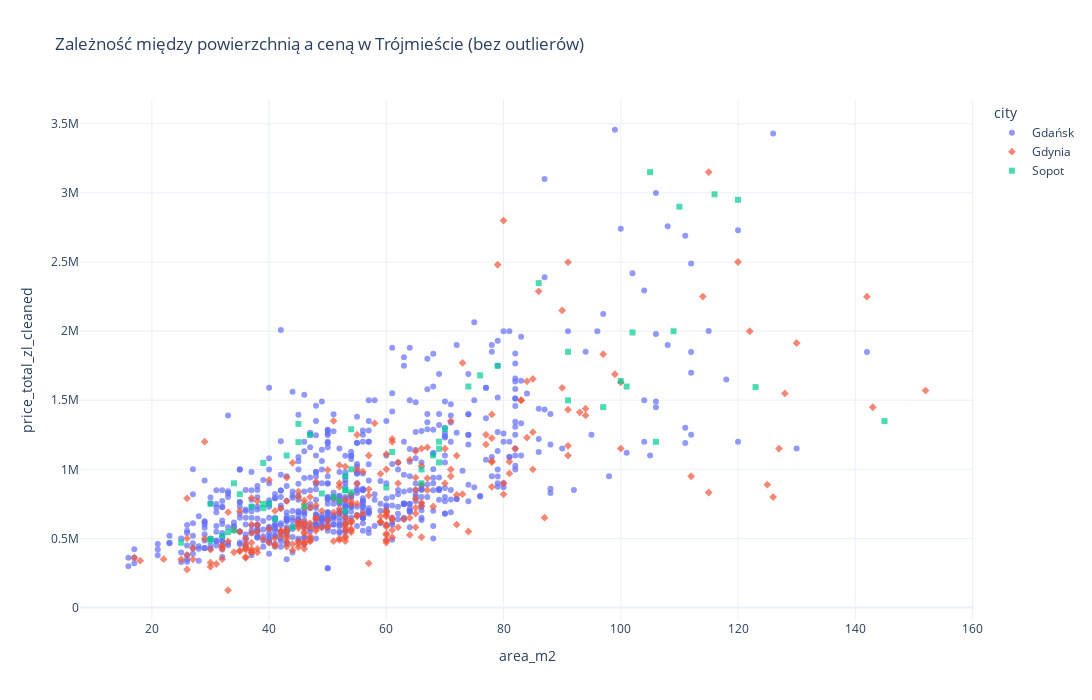

Notebook code cell kept with this figure:
### Code cell
fig = px.scatter(
    df_filtered,
    x='area_m2',
    y='price_total_zl_cleaned',
    color='city',
    symbol='city',
    title='Zależność między powierzchnią a ceną w Trójmieście (bez outlierów)',
    hover_data=['locality'],
    width=1400,
    height=700,
    opacity=0.7,
    template='plotly_white'
)
fig.show()
pio.write_image(fig, "powierzchnia_a_cena.pdf")

### Figure 1 — Plotly figure (JSON) as saved in the notebook; plotly's stock layout.template omitted (floating-point values rounded to 4 significant figures; data arrays with more than 128 entries replaced by an {"elided": "..."} marker saying what was removed)
{"data": [{"customdata": {"elided": "662x1 str values"}, "hovertemplate": "city=Gdańsk<br>area_m2=%{x}<br>price_total_zl_cleaned=%{y}<br>locality=%{customdata[0]}<extra></extra>", "legendgroup": "Gdańsk", "marker": {"color": "#636efa", "opacity": 0.7, "symbol": "circle"}, "mode": "markers", "name": "Gdańsk", "orientation": "v", "showlegend": true, "type": "scatter", "x": {"elided": "662 float values"}, "xaxis": "x", "y": {"elided": "662 float values"}, "yaxis": "y"}, {"customdata": {"elided": "266x1 str values"}, "hovertemplate": "city=Gdynia<br>area_m2=%{x}<br>price_total_zl_cleaned=%{y}<br>locality=%{customdata[0]}<extra></extra>", "legendgroup": "Gdynia", "marker": {"color": "#EF553B", "opacity": 0.7, "symbol": "diamond"}, "mode": "markers", "name": "Gdynia", "orientation": "v", "showlegend": true, "type": "scatter", "x": {"elided": "266 float values"}, "xaxis": "x", "y": {"elided": "266 float values"}, "yaxis": "y"}, {"customdata": [["Sopot"], ["Sopot Brodwino"], ["Sopot Kamienny Potok"], ["Sopot Brodwino"], ["Sopot"], ["Sopot Kamienny Potok"], ["Sopot Sopot Górny"], ["Sopot Sopot Górny"], ["Sopot Kamienny Potok"], ["Sopot"], ["Sopot"], ["Sopot"], ["Sopot"], ["Sopot Sopot Dolny"], ["Sopot Kamienny Potok"], ["Sopot Przylesie"], ["Sopot Brodwino"], ["Sopot"], ["Sopot Sopot Dolny"], ["Sopot Kamienny Potok"], ["Sopot Brodwino"], ["Sopot Brodwino"], ["Sopot Przylesie"], ["Sopot Sopot Górny"], ["Sopot Wyścigi"], ["Sopot Sopot Górny"], ["Sopot Świemirowo"], ["Sopot"], ["Sopot"], ["Sopot"], ["Sopot"], ["Sopot Przylesie"], ["Sopot"], ["Sopot Kamienny Potok"], ["Sopot Sopot Dolny"], ["Sopot Sopot Górny"], ["Sopot"], ["Sopot Centrum"], ["Sopot"], ["Sopot"], ["Sopot Brodwino"], ["Sopot"], ["Sopot Sopot Dolny"], ["Sopot"], ["Sopot"], ["Sopot Kamienny Potok"], ["Sopot"], ["Sopot Sopot Dolny"], ["Sopot Kamienny Potok"], ["Sopot Brodwino"], ["Sopot Sopot Dolny"], ["Sopot Sopot Dolny"], ["Sopot Sopot Górny"], ["Sopot Centrum"], ["Sopot"], ["Sopot"], ["Sopot Sopot Dolny"], ["Sopot"]], "hovertemplate": "city=Sopot<br>area_m2=%{x}<br>price_total_zl_cleaned=%{y}<br>locality=%{customdata[0]}<extra></extra>", "legendgroup": "Sopot", "marker": {"color": "#00cc96", "opacity": 0.7, "symbol": "square"}, "mode": "markers", "name": "Sopot", "orientation": "v", "showlegend": true, "type": "scatter", "x": [101.0, 53.0, 145.0, 41.0, 102.0, 53.0, 91.0, 32.0, 34.0, 66.0, 34.0, 39.0, 74.0, 35.0, 52.0, 53.0, 30.0, 86.0, 120.0, 25.0, 33.0, 30.0, 46.0, 45.0, 43.0, 40.0, 49.0, 45.0, 30.0, 105.0, 66.0, 39.0, 116.0, 53.0, 79.0, 97.0, 54.0, 69.0, 47.0, 91.0, 60.0, 54.0, 70.0, 123.0, 39.0, 37.0, 110.0, 69.0, 51.0, 68.0, 76.0, 69.0, 44.0, 54.0, 61.0, 106.0, 109.0, 100.0], "xaxis": "x", "y": [1599000.0, 699000.0, 1349000.0, 640000.0, 1990000.0, 950000.0, 1499000.0, 520000.0, 559000.0, 899000.0, 899000.0, 750000.0, 1599000.0, 820000.0, 769000.0, 849000.0, 495000.0, 2347000.0, 2950000.0, 469000.0, 545000.0, 485000.0, 730000.0, 1197000.0, 1100000.0, 750000.0, 825000.0, 1329000.0, 750000.0, 3150000.0, 999000.0, 1046000.0, 2990000.0, 849000.0, 1749000.0, 1450000.0, 1290000.0, 1200000.0, 1250000.0, 1850000.0, 869000.0, 834000.0, 1290000.0, 1595000.0, 719000.0, 730000.0, 2900000.0, 1050000.0, 799000.0, 1100000.0, 1680000.0, 1149000.0, 580000.0, 1000000.0, 1125000.0, 1199000.0, 1999000.0, 1639000.0], "yaxis": "y"}], "layout": {"height": 700, "legend": {"title": {"text": "city"}, "tracegroupgap": 0}, "title": {"text": "Zależność między powierzchnią a ceną w Trójmieście (bez outlierów)"}, "width": 1400, "xaxis": {"anchor": "y", "domain": [0, 1], "title": {"text": "area_m2"}}, "yaxis": {"anchor": "x", "domain": [0, 1], "title": {"text": "price_total_zl_cleaned"}}}}
